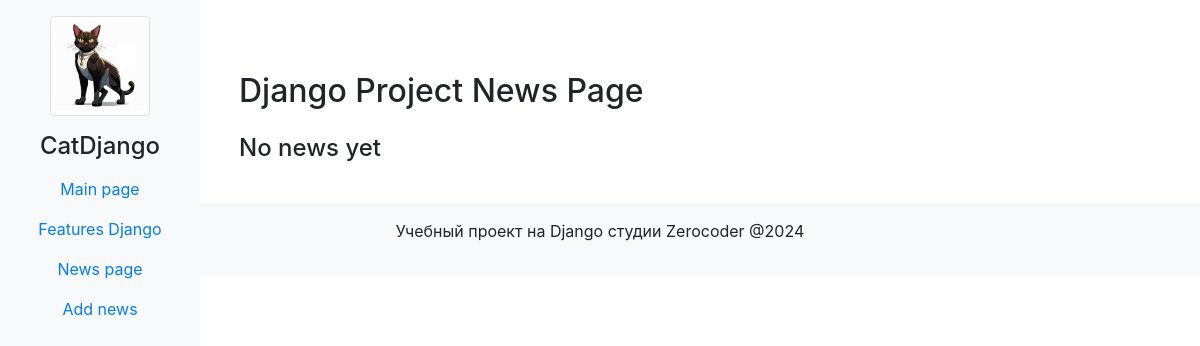
Before: /news/ with the older database file.
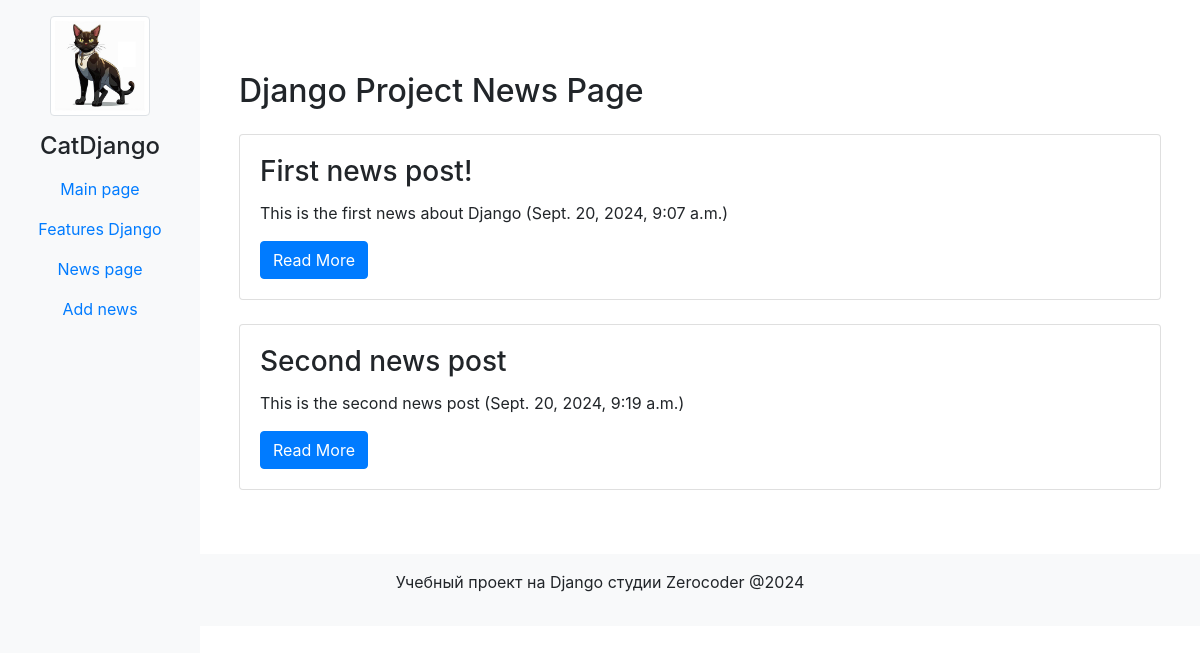
After: the same page with the newer database file.
### news/models.py (models this page shows, shortened)
class News_post(models.Model):
    title = models.CharField('News post title', max_length=50)
    short_description = models.CharField('Short news description', max_length=200)
    text = models.TextField('News post text')
    pub_date = models.DateTimeField('Date of publication')
    class Meta:
        verbose_name = 'News post'
        verbose_name_plural = 'News'

### news/views.py (the view)
# urls.py: 2. Add a URL to urlpatterns:  path('', views.home, name='home')
def home(request):
	news = News_post.objects.all()
	return render(request, 'news/news.html', {'news': news})

### news/templates/news/news.html (shortened to what this page needs)
{% extends 'main/layoute.html' %}
{% block content %}
  <div class="container mt-5">
    <h2 class="mb-4">Django Project News Page</h2>
    {% if news %}
      <div class="row">
        {% for new in news %}
          <div class="col-12 mb-4">
            <div class="card">
              <div class="card-body">
                <h3 class="card-title">{{ new.title }}</h3>
                <p class="card-text">{{ new.short_description }} ({{ new.pub_date }})</p>
                <button class="btn btn-primary" onclick="toggleFullText('news-{{ forloop.counter }}')">Read More</button>
              </div>
            </div>
          </div>
        {% endfor %}
      </div>
    {% else %}
      <h4>No news yet</h4>
    {% endif %}
  </div>
{% endblock %}

Changed rows visible on the page:
added News_post: title "First news post!", short_description "This is the first news about Django", pub_date "Sept. 20, 2024, 9:07 a.m."
added News_post: title "Second news post", short_description "This is the second news post", pub_date "Sept. 20, 2024, 9:19 a.m."
Other visible differences:
text no longer shown: "No news yet"
